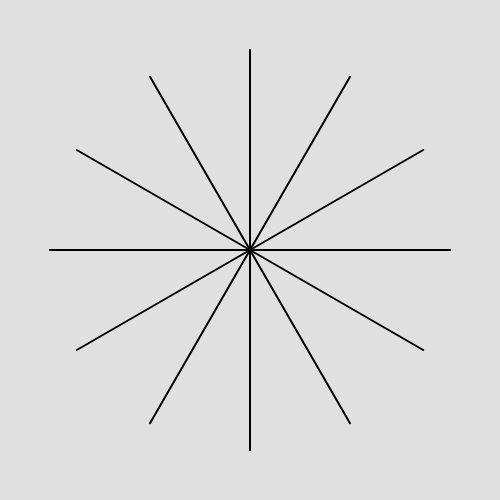
Frame 1 (no input)
Frame 60 (no input): identical to frame 1, image omitted
Frame 120 (the mouse pressed at the canvas centre since frame 60): blank canvas, image omitted

The p5.js sketch that drew this single still picture (run headless with seeded random() and noise() and a simulated clock; from frame 60 on, the mouse is pressed at the canvas centre):

// p5.js sketch
// ── sketch.js
let numOfSegments, stepAngle, radius;

function setup() {
  createCanvas(500, 500);
  background(224);

  centerX = width/2;
  centerY = height/2;
}

function draw() {
  background(224);

  radius = map(mouseX, 0, width, -200, 200);
  numOfSegments = map(mouseY, 0, height, 12, 90);
  stepAngle = TWO_PI/numOfSegments;

  push();
  translate(centerX, centerY);
  beginShape(TRIANGLE_FAN);
  vertex(0, 0);
  for (let i = 0; i <= TWO_PI; i += stepAngle) {
    let vx = (radius * cos(i));
    let vy = (radius * sin(i));
    strokeWeight(2);
    stroke(0);
    line(0, 0, vx, vy);
  }
  endShape();
  pop();
}
